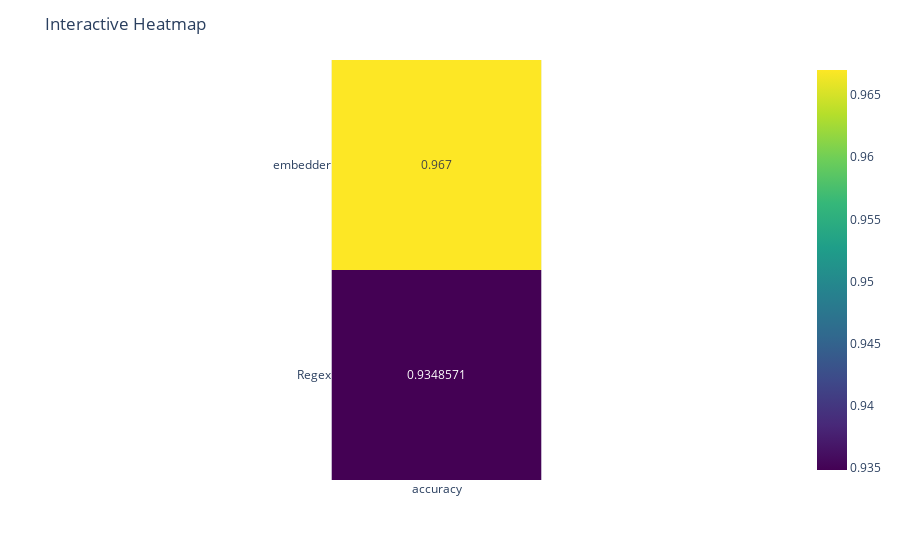

The code cell stored with this chart in its notebook:
### Code cell
import pandas as pd
import plotly.express as px


reports = [reg_report, emb_report]
property_to_compare = "accuracy"

accuracy_dict = {r.model_title:getattr(r, property_to_compare) for r in reports}
accuracy_df = pd.DataFrame.from_dict(accuracy_dict, orient="index", columns=[property_to_compare])
accuracy_df = accuracy_df.sort_values(by=property_to_compare, ascending=False)


# fig = px.imshow(accuracy_df, text_auto=True, color_continuous_scale='Viridis')
# fig.update_layout(title="Interactive Heatmap")
# fig.show()

### Figure 1 — Plotly figure (JSON) as saved in the notebook; plotly's stock layout.template omitted (floating-point values rounded to 4 significant figures)
{"data": [{"coloraxis": "coloraxis", "hovertemplate": "x: %{x}<br>y: %{y}<br>color: %{z}<extra></extra>", "name": "0", "texttemplate": "%{z}", "type": "heatmap", "x": ["accuracy"], "xaxis": "x", "y": ["embedder", "Regex"], "yaxis": "y", "z": [[0.967], [0.9349]]}], "layout": {"coloraxis": {"colorscale": [[0, "#440154"], [0.1111, "#482878"], [0.2222, "#3e4989"], [0.3333, "#31688e"], [0.4444, "#26828e"], [0.5556, "#1f9e89"], [0.6667, "#35b779"], [0.7778, "#6ece58"], [0.8889, "#b5de2b"], [1, "#fde725"]]}, "margin": {"t": 60}, "title": {"text": "Interactive Heatmap"}, "xaxis": {"anchor": "y", "constrain": "domain", "domain": [0, 1], "scaleanchor": "y"}, "yaxis": {"anchor": "x", "autorange": "reversed", "constrain": "domain", "domain": [0, 1]}}}
